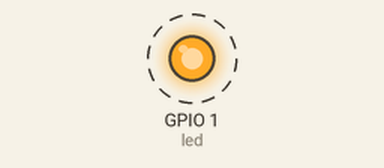
This program was run on a simulated ESP32 board running MicroPython. On the bench: output pins drawn as LEDs (lit = HIGH). Dashed ring = blinking.

Above: at 0.2 s.
Timing chart, 0 to 3.0 s (numbered marks = the images above):
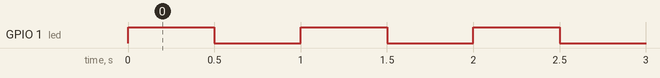

The program:

main.py
```python
import time
from machine import Pin
led = Pin(1, Pin.OUT)

while True:
    led.value(1)
    time.sleep(0.5)
    led.value(0)
    time.sleep(0.5)
```

Measured:
- by itself, GPIO 1 (led): alternates HIGH for 0.50 s and LOW for 0.50 s
